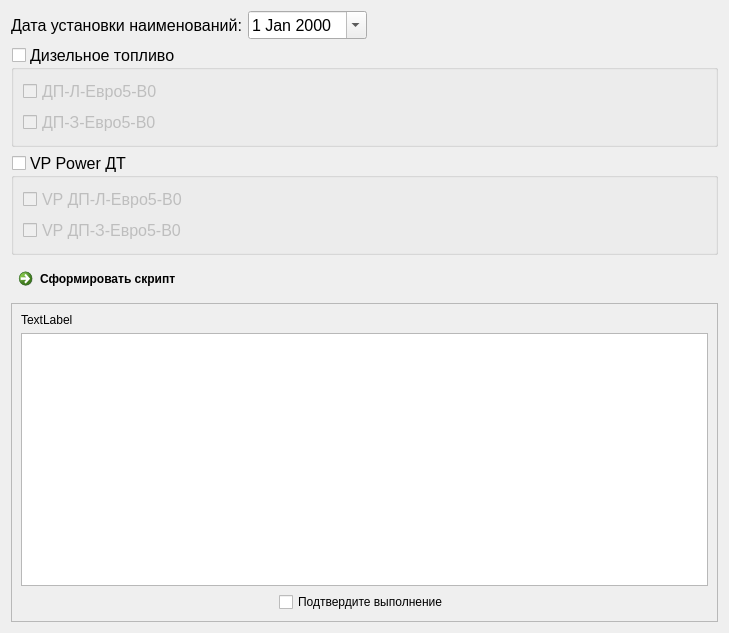
<?xml version="1.0" encoding="UTF-8"?>
<ui version="4.0">
 <class>SetFuelNamePage</class>
 <widget class="QWizardPage" name="SetFuelNamePage">
  <property name="geometry">
   <rect>
    <x>0</x>
    <y>0</y>
    <width>729</width>
    <height>633</height>
   </rect>
  </property>
  <property name="windowTitle">
   <string>WizardPage</string>
  </property>
  <layout class="QGridLayout" name="gridLayout_4">
   <item row="0" column="0">
    <layout class="QHBoxLayout" name="horizontalLayout">
     <item>
      <widget class="QLabel" name="label">
       <property name="font">
        <font>
         <pointsize>12</pointsize>
        </font>
       </property>
       <property name="text">
        <string>Дата установки наименований:</string>
       </property>
      </widget>
     </item>
     <item>
      <widget class="QDateEdit" name="dateEdit">
       <property name="font">
        <font>
         <pointsize>12</pointsize>
        </font>
       </property>
       <property name="wrapping">
        <bool>false</bool>
       </property>
       <property name="calendarPopup">
        <bool>true</bool>
       </property>
      </widget>
     </item>
     <item>
      <spacer name="horizontalSpacer">
       <property name="orientation">
        <enum>Qt::Horizontal</enum>
       </property>
       <property name="sizeHint" stdset="0">
        <size>
         <width>40</width>
         <height>20</height>
        </size>
       </property>
      </spacer>
     </item>
    </layout>
   </item>
   <item row="1" column="0">
    <layout class="QVBoxLayout" name="verticalLayout">
     <item>
      <widget class="QGroupBox" name="groupBoxDT">
       <property name="font">
        <font>
         <pointsize>12</pointsize>
        </font>
       </property>
       <property name="title">
        <string>Дизельное топливо</string>
       </property>
       <property name="checkable">
        <bool>true</bool>
       </property>
       <property name="checked">
        <bool>false</bool>
       </property>
       <layout class="QGridLayout" name="gridLayout">
        <item row="0" column="0">
         <widget class="QCheckBox" name="checkBoxDTS">
          <property name="text">
           <string>ДП-Л-Евро5-В0</string>
          </property>
         </widget>
        </item>
        <item row="1" column="0">
         <widget class="QCheckBox" name="checkBoxDTW">
          <property name="text">
           <string>ДП-З-Евро5-В0</string>
          </property>
         </widget>
        </item>
       </layout>
      </widget>
     </item>
     <item>
      <widget class="QGroupBox" name="groupBoxVIP">
       <property name="font">
        <font>
         <pointsize>12</pointsize>
        </font>
       </property>
       <property name="title">
        <string>VP Power ДТ</string>
       </property>
       <property name="flat">
        <bool>false</bool>
       </property>
       <property name="checkable">
        <bool>true</bool>
       </property>
       <property name="checked">
        <bool>false</bool>
       </property>
       <layout class="QGridLayout" name="gridLayout_2">
        <item row="0" column="0">
         <widget class="QCheckBox" name="checkBoxVIPS">
          <property name="text">
           <string>VP ДП-Л-Евро5-В0</string>
          </property>
         </widget>
        </item>
        <item row="1" column="0">
         <widget class="QCheckBox" name="checkBoxVIPW">
          <property name="text">
           <string>VP ДП-З-Евро5-В0</string>
          </property>
         </widget>
        </item>
       </layout>
      </widget>
     </item>
    </layout>
   </item>
   <item row="2" column="0">
    <widget class="QCommandLinkButton" name="commandLinkButton">
     <property name="text">
      <string>Сформировать скрипт</string>
     </property>
    </widget>
   </item>
   <item row="3" column="0">
    <widget class="QFrame" name="frame">
     <property name="frameShape">
      <enum>QFrame::StyledPanel</enum>
     </property>
     <property name="frameShadow">
      <enum>QFrame::Raised</enum>
     </property>
     <layout class="QGridLayout" name="gridLayout_3">
      <item row="1" column="0">
       <widget class="QTextEdit" name="textEdit"/>
      </item>
      <item row="2" column="0" alignment="Qt::AlignHCenter|Qt::AlignVCenter">
       <widget class="QCheckBox" name="checkBox">
        <property name="text">
         <string>Подтвердите выполнение</string>
        </property>
       </widget>
      </item>
      <item row="0" column="0">
       <widget class="QLabel" name="labelInfo">
        <property name="text">
         <string>TextLabel</string>
        </property>
       </widget>
      </item>
     </layout>
    </widget>
   </item>
  </layout>
 </widget>
 <resources/>
 <connections/>
</ui>
